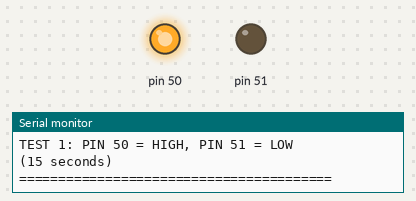
Simulated run of this sketch. Board: Arduino Mega 2560, built with avr-gcc and run on an emulated ATmega2560. On the bench: output pins drawn as LEDs (lit = HIGH), the last lines printed to the serial monitor.

Above: at 3.2 s.
At 23.2 s:
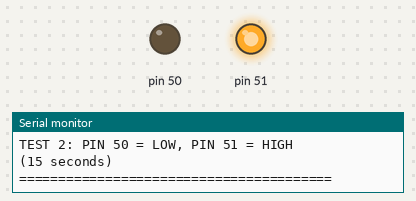
At 43.2 s:
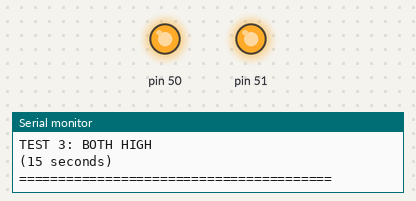
At 108.2 s:
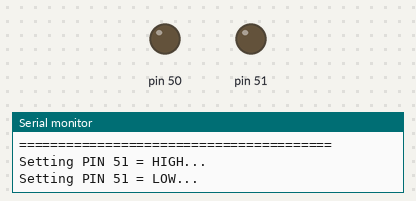
Timing chart, 0 to 109.7 s (numbered marks = the images above):
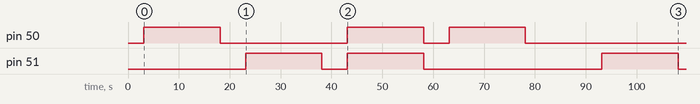

Measured:
- by itself, pin 50: goes HIGH 15.0 s, LOW 25.0 s, HIGH 15.0 s, LOW 5.0 s, HIGH 15.0 s, then LOW
- by itself, pin 51: goes HIGH 15.0 s, LOW 5.0 s, HIGH 15.0 s, LOW 35.0 s, HIGH 15.0 s, then LOW

The sketch:

test_combo_50_51.ino
```cpp
/**
 * Arduino Mega #2 - Test Combinations with Pins 50-51
 * Пробуем разные комбинации HIGH/LOW
 */

void setup() {
  Serial.begin(115200);
  delay(100);

  Serial.println("\n========================================");
  Serial.println("  TEST COMBINATIONS - PINS 50-51");
  Serial.println("========================================\n");

  pinMode(50, OUTPUT);
  pinMode(51, OUTPUT);

  digitalWrite(50, LOW);
  digitalWrite(51, LOW);

  Serial.println("[INIT] Both LOW\n");
  delay(3000);
}

void loop() {
  Serial.println("\n========================================");
  Serial.println("TEST 1: PIN 50 = HIGH, PIN 51 = LOW");
  Serial.println("(15 seconds)");
  Serial.println("========================================\n");
  digitalWrite(50, HIGH);
  digitalWrite(51, LOW);
  delay(15000);
  digitalWrite(50, LOW);
  delay(5000);

  Serial.println("\n========================================");
  Serial.println("TEST 2: PIN 50 = LOW, PIN 51 = HIGH");
  Serial.println("(15 seconds)");
  Serial.println("========================================\n");
  digitalWrite(50, LOW);
  digitalWrite(51, HIGH);
  delay(15000);
  digitalWrite(51, LOW);
  delay(5000);

  Serial.println("\n========================================");
  Serial.println("TEST 3: BOTH HIGH");
  Serial.println("(15 seconds)");
  Serial.println("========================================\n");
  digitalWrite(50, HIGH);
  digitalWrite(51, HIGH);
  delay(15000);
  digitalWrite(50, LOW);
  digitalWrite(51, LOW);
  delay(5000);

  Serial.println("\n========================================");
  Serial.println("TEST 4: PIN 50 TOGGLE (UP?)");
  Serial.println("LOW->HIGH (15s) then HIGH->LOW (15s)");
  Serial.println("========================================\n");
  Serial.println("Setting PIN 50 = HIGH...");
  digitalWrite(50, HIGH);
  delay(15000);
  Serial.println("Setting PIN 50 = LOW...");
  digitalWrite(50, LOW);
  delay(15000);

  Serial.println("\n========================================");
  Serial.println("TEST 5: PIN 51 TOGGLE (DOWN?)");
  Serial.println("LOW->HIGH (15s) then HIGH->LOW (15s)");
  Serial.println("========================================\n");
  Serial.println("Setting PIN 51 = HIGH...");
  digitalWrite(51, HIGH);
  delay(15000);
  Serial.println("Setting PIN 51 = LOW...");
  digitalWrite(51, LOW);
  delay(15000);

  Serial.println("\n========================================");
  Serial.println("ALL TESTS DONE!");
  Serial.println("Did any test move the actuator?");
  Serial.println("Repeating in 10s...");
  Serial.println("========================================\n");
  delay(10000);
}
```
